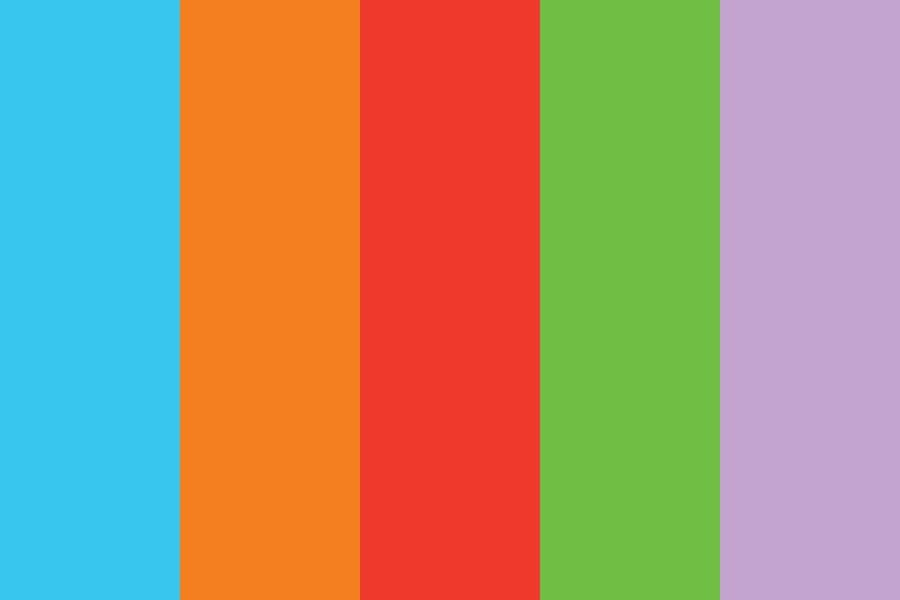
#> input picture samples/5COLORS.jpg, 900 x 600 px, found by its file name
$ jupyter execute --allow-errors 'test_kmeans colors.ipynb'   (shell and % lines are left out)
#> lines starting #> are read from the running program, lines starting #| are printed output that depends on the picture
# Short K_Menas algorithm in order to test images QUICK!

## Import libraries

[cell 1]
from sklearn.cluster import KMeans
import matplotlib.pyplot as plt
from mpl_toolkits.mplot3d import Axes3D
import numpy as np
import cv2
from collections import Counter
from skimage.color import rgb2lab, deltaE_cie76
import os

## Load the image and convert from RGB to HEX

[cell 2]
def RGB2HEX(color):
    return "#{:02x}{:02x}{:02x}".format(int(color[0]), int(color[1]), int(color[2]))

# Here laod the image
def load_image(image_path):
    image = cv2.imread(image_path)
    image = cv2.cvtColor(image, cv2.COLOR_BGR2RGB)
    return image

## Plot the image BEFORE

[cell 3]

image = cv2.imread(r'samples\5COLORS.jpg')
#> image is the input picture: shape (600, 900, 3); mean B, G, R 118, 147.2, 169.2

#get rgb values from image to 1D array
r, g, b = cv2.split(image)
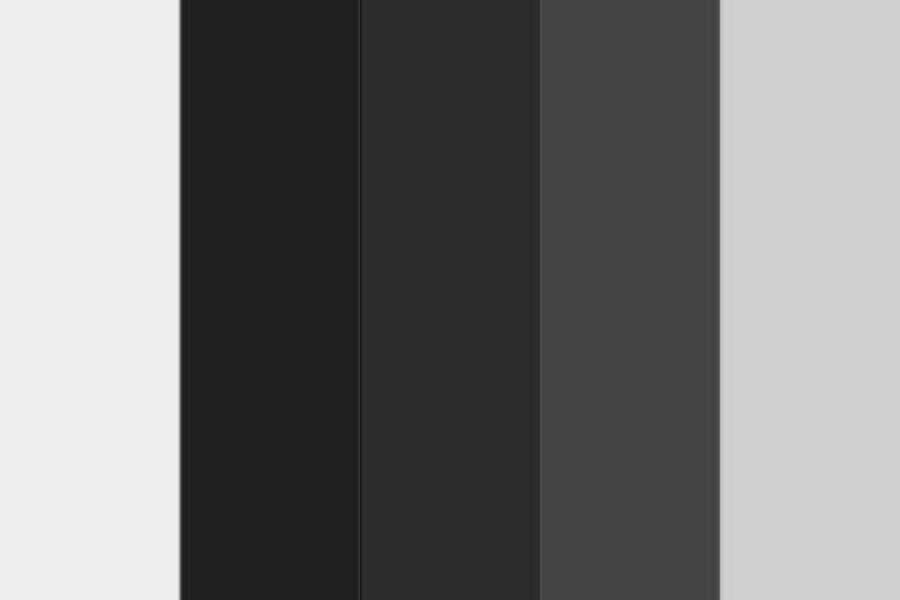
#> r: shape (600, 900); min 23, max 239, mean 118
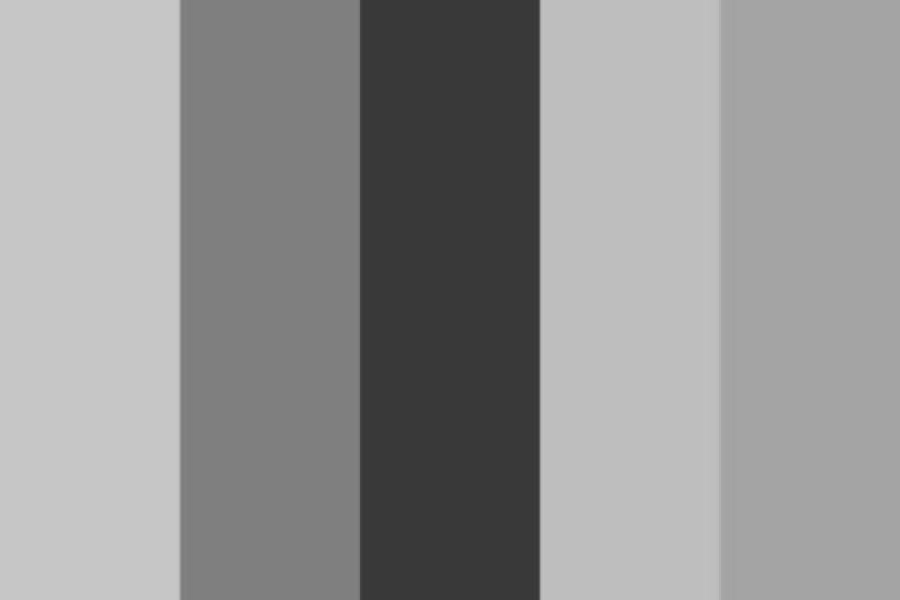
#> g: shape (600, 900); min 55, max 198, mean 147.2
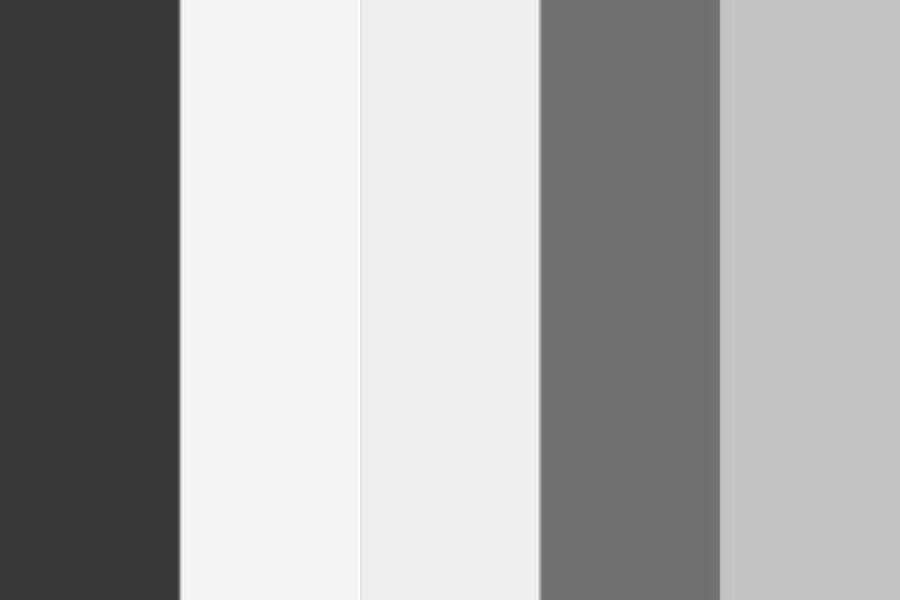
#> b: shape (600, 900); min 54, max 255, mean 169.2
r = r.flatten()
g = g.flatten()
b = b.flatten()

#plotting
fig = plt.figure()
ax = fig.add_subplot(projection='3d')
ax.scatter(r, g, b)
plt.show()
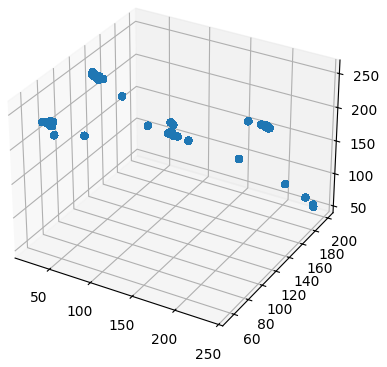
#> figure drawn by matplotlib, 1 panel

## Kmean algorithm with ELBOW Method

[cell 4]
from kneed import KneeLocator # to find the elbow point in the elbow method

def extract_colors_elbow(image, show_chart):
    # resize and reshape the image as before
#> called with show_chart = True
    modified_image = cv2.resize(image, (600, 400), interpolation = cv2.INTER_AREA)
    modified_image = modified_image.reshape(modified_image.shape[0]*modified_image.shape[1], 3) # reshape the image to 2D array ( where each row is a pixel and each column is
    # a color channel RGB ) to be able to use it in the elbow method to find the optimal number of clusters

    # use the elbow method to find the optimal number of clusters
    distortions = [] # to store the distortions - the sum of the squared distances between each member of the cluster and its centroid
    K = range(1,10) # the range of the number of clusters - OPTIMAL NUMBER
    for k in K: # for each number of clusters
        kmeanModel = KMeans(n_clusters=k, n_init=10) # create the model
        kmeanModel.fit(modified_image) # fit the model to the image data
        distortions.append(kmeanModel.inertia_) # append the distortion to the list
#> after the loop, distortions = [3.73e+09, 1.41e+09, 637150098.3, 128972683.3, 8828713.3, 5812128.9, 3246286.4, 2222387.4, 1819958.6]

    # plot the elbow
    plt.figure(figsize=(16,8))
    plt.plot(K, distortions, 'bx-') # plot the number of clusters vs the distortions
    plt.xlabel('k')
    plt.ylabel('Distortion')
    plt.title('The Elbow Method showing the optimal k')
    plt.show()
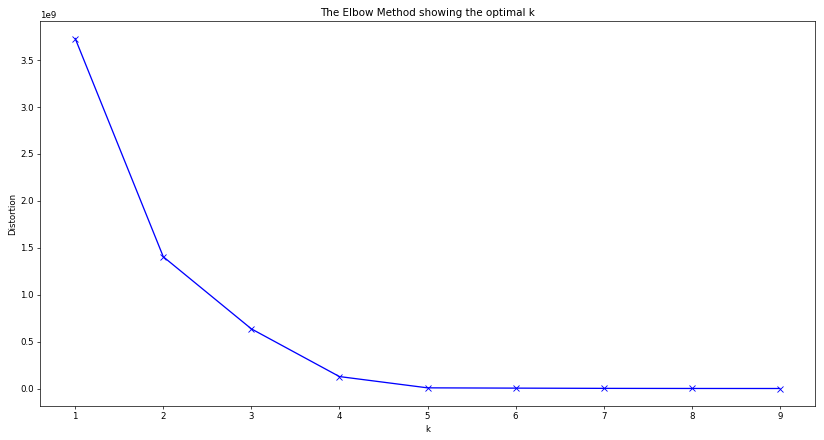
#> figure drawn by matplotlib, 1 panel

    # find the elbow point
    kn = KneeLocator(K, distortions, curve='convex', direction='decreasing')
    number_of_colors = kn.knee # get the optimal number of clusters

    # if the image only has one color, set the number of clusters to 1
    if number_of_colors is None:
        number_of_colors = 1

    # Print the optimal number of clusters
    print(f'The optimal number of clusters is {number_of_colors}')

    # create the model with the optimal number of clusters
    clf = KMeans(n_clusters = number_of_colors, n_init=10)
    labels = clf.fit_predict(modified_image) # fit the model to the image data and predicts the cluster for each pixel

    counts = Counter(labels) # counts the number of pixels in each cluster
    counts = dict(sorted(counts.items())) # sort the counts by cluster number

    center_colors = clf.cluster_centers_ # get the cluster centers- the center color of each cluster
    ordered_colors = [center_colors[i] for i in counts.keys()] # orders the colors according to the sorted keys of the counts dictionary
    hex_colors = [RGB2HEX(ordered_colors[i]) for i in counts.keys()] # converts the RGB colors to HEX
    rgb_colors = [ordered_colors[i] for i in counts.keys()] # gets the RGB colors

    if (show_chart):
        plt.figure(figsize = (8, 6))
        plt.pie(counts.values(), labels = hex_colors, colors = hex_colors)

    return np.array(rgb_colors) ,labels,modified_image

$ run again, with samples/10colors.jpg copied over samples/5COLORS.jpg
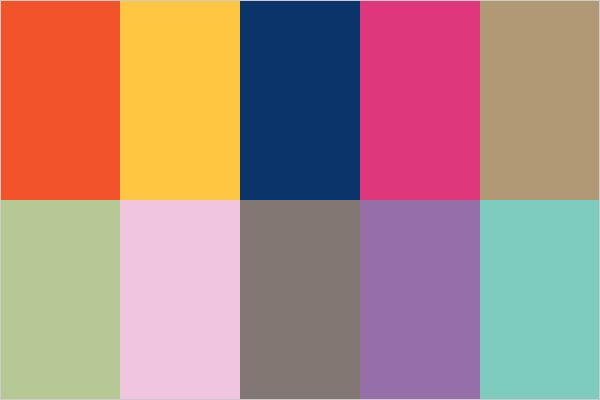
#> input picture samples/10colors.jpg, 600 x 400 px, found by its file name
#> image is the input picture: shape (400, 600, 3); mean B, G, R 130.7, 137.7, 173.7
#> `plt.show()`:
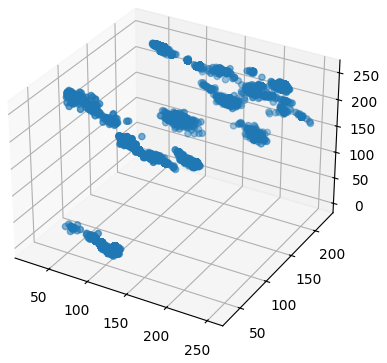
#> figure drawn by matplotlib, 1 panel
#> after the loop in extract_colors_elbow, `for k in K:`: distortions = [2.63e+09, 1.72e+09, 1.03e+09, 669021444.5, 415257647.8, 252451442.9, 161888545.5, 88212920.1, 49371507.8]
#> in extract_colors_elbow, `plt.show()`:
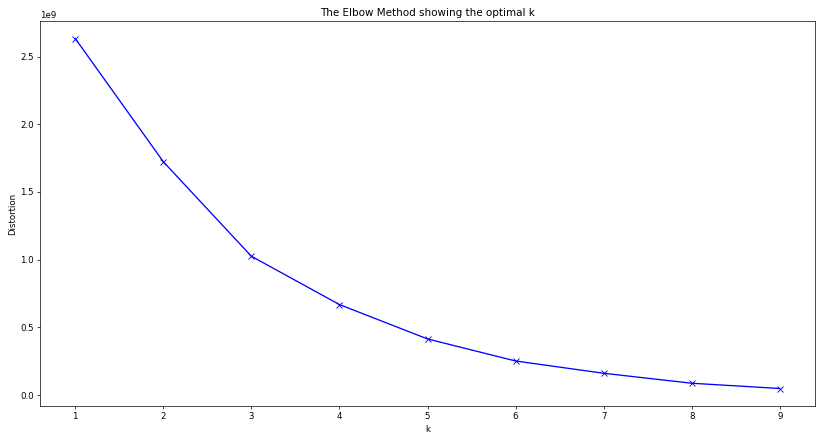
#> figure drawn by matplotlib, 1 panel

$ run again, with samples/5co.jpg copied over samples/5COLORS.jpg
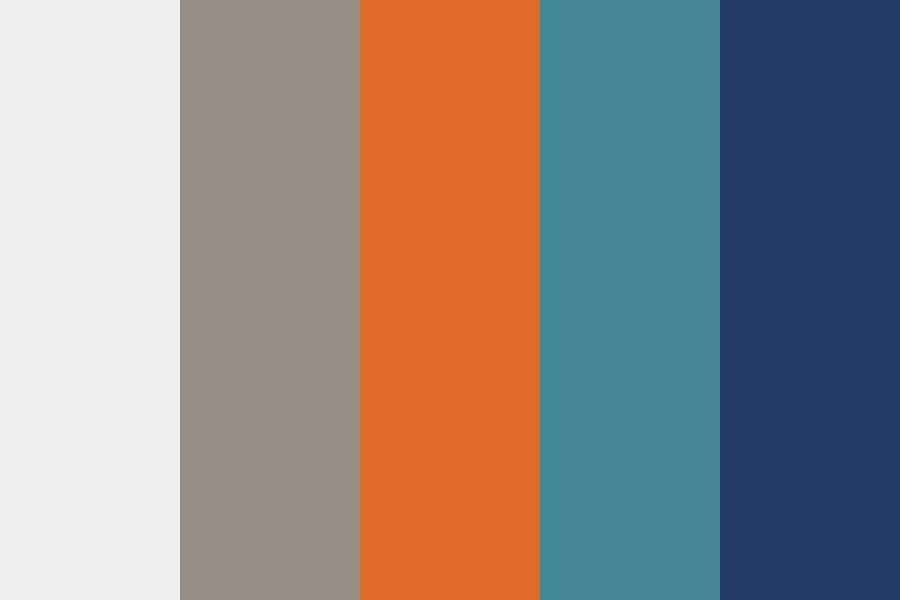
#> input picture samples/5co.jpg, 900 x 600 px, found by its file name
#> image is the input picture: shape (600, 900, 3); mean B, G, R 132.4, 135.8, 142.8
#> `plt.show()`:
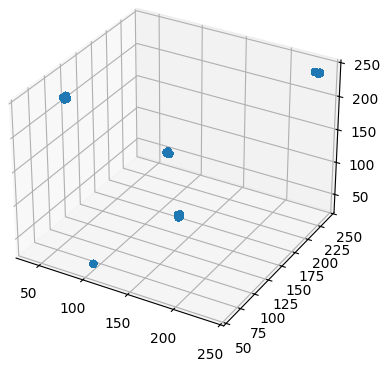
#> figure drawn by matplotlib, 1 panel
#> after the loop in extract_colors_elbow, `for k in K:`: distortions = [3.39e+09, 1.55e+09, 558551493.3, 179094325, 15476.7, 11503.2, 9509.7, 7533, 5566.3]
#> in extract_colors_elbow, `plt.show()`:
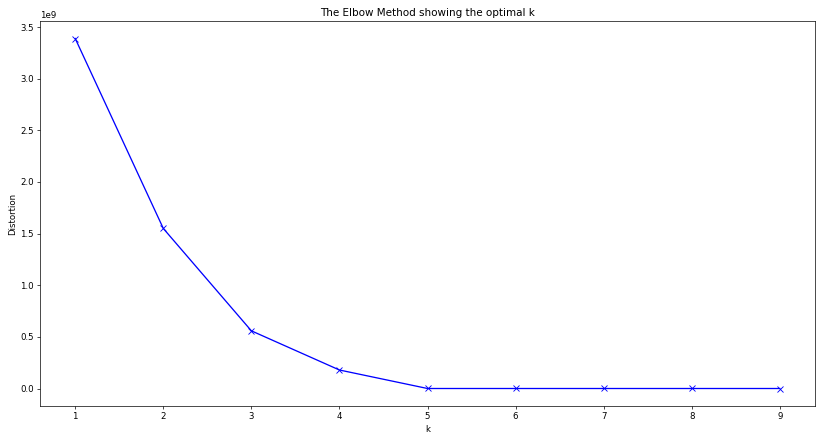
#> figure drawn by matplotlib, 1 panel
